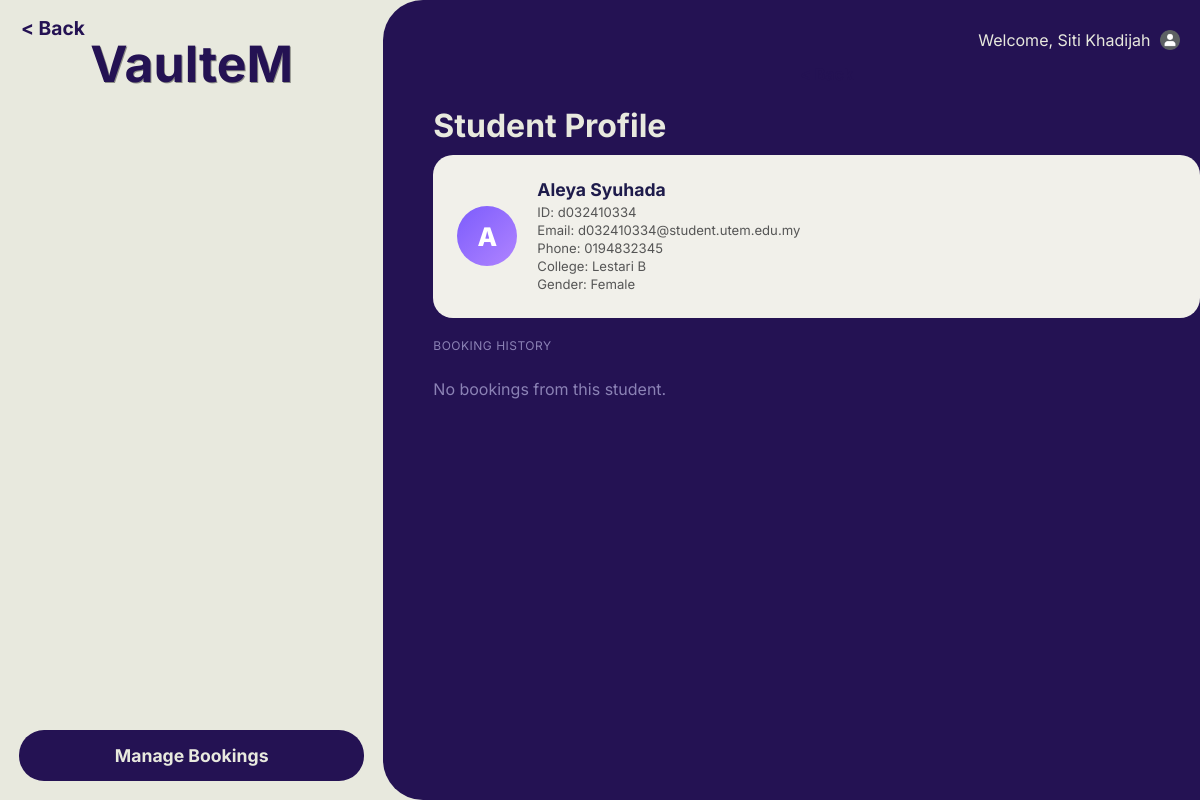
The app's page /staffStudentDetail.php?id=d032410334 (signed in) with its own data.
### tables this page shows
CREATE TABLE `student` (
  `Student_ID` varchar(10) NOT NULL,
  `Student_Name` varchar(100) NOT NULL,
  `Student_Mail` varchar(30) NOT NULL,
  `Student_Password` varchar(100) NOT NULL,
  `Student_PhoneNo` char(15) NOT NULL,
  `Gender` char(1) NOT NULL,
  `Residential_ID` int(100) NOT NULL
);

CREATE TABLE `residential_college` (
  `Residential_ID` int(100) NOT NULL,
  `Residential_Block` varchar(100) NOT NULL,
  `Gender_Type` char(1) NOT NULL
);

### Staffstudentdetail.php (the view, shortened to what this page needs)
<?php
$conn = new mysqli("localhost", "root", "", "utem_accommodation");
$staff_name = $_SESSION['Staff_Name'] ?? 'Staff';
$sid = $conn->real_escape_string($_GET['id'] ?? '');
$stRes = $conn->query("
    SELECT s.*, rc.Residential_Block
    FROM student s
    LEFT JOIN residential_college rc ON s.Residential_ID = rc.Residential_ID
    WHERE s.Student_ID = '$sid'
");
$st = $stRes->fetch_assoc();
$bRes = $conn->query("
    SELECT b.Booking_ID, b.Booking_Status, b.DropOff_Date, b.Pickup_Date,
           b.Booking_Priority,
           COALESCE(SUM(i.Quantity), 0) AS TotalItem,
           COALESCE(SUM(i.Quantity * i.Price), 0) AS TotalFee,
           p.Payment_Status
    FROM booking b
    LEFT JOIN item i ON b.Booking_ID = i.Booking_ID
    LEFT JOIN payment p ON b.Booking_ID = p.Booking_ID
    WHERE b.Student_ID = '$sid'
    GROUP BY b.Booking_ID, b.Booking_Status, b.DropOff_Date, b.Pickup_Date,
             b.Booking_Priority, p.Payment_Status
    ORDER BY b.Booking_ID DESC
");
?>
<!DOCTYPE html>
<html lang="en">
<head>
    <link rel="stylesheet" href="status.css">
    <link rel="stylesheet" href="mobile.css">
</head>
<body>
<div id="wrapper">
    <button class="back" onclick="history.back()">&#60; Back</button>
    <div class="leftcontainer">
        <header>
            <h1 onclick="window.location.href='staffMainStatus.php'" style="cursor:pointer;">VaulteM</h1>
        </header>
        <button type="button" id="booking" onclick="window.location.href='Staffmainstatus.php'">
            Manage Bookings
        </button>
    </div>
    <div class="rightcontainer">
        <div id="userName">
            Welcome,
            <span id="currentName"><?php echo htmlspecialchars($staff_name); ?></span>
            <span id="profileContainer">
                <img id="userImage" src="/image/user.png" width="20px" height="20px" onclick="profileMenu()">
            </span>
        </div>
        <button class="back-btn" onclick="history.back()">&#60; Back</button>
        <h1>Student Profile</h1>
        <div class="profile-card">
            <div class="profile-avatar"><?php echo strtoupper(substr($st['Student_Name'], 0, 1)); ?></div>
            <div class="profile-info">
                <h3><?php echo htmlspecialchars($st['Student_Name']); ?></h3>
                <p>ID: <?php echo htmlspecialchars($st['Student_ID']); ?></p>
                <p>Email: <?php echo htmlspecialchars($st['Student_Mail']); ?></p>
                <p>Phone: <?php echo htmlspecialchars($st['Student_PhoneNo'] ?? 'N/A'); ?></p>
                <p>College: <?php echo htmlspecialchars($st['Residential_Block'] ?? 'N/A'); ?></p>
                <p>Gender: <?php echo $st['Gender'] === 'M' ? 'Male' : ($st['Gender'] === 'F' ? 'Female' : 'N/A'); ?></p>
            </div>
        </div>
        <div class="section-label">Booking History</div>
        <?php if ($bRes && $bRes->num_rows > 0):
            while ($row = $bRes->fetch_assoc()):
                $bstat  = strtolower($row['Booking_Status']);
                $isPrio = $row['Booking_Priority'] === 'Y';
                $isPaid = in_array(strtolower($row['Payment_Status'] ?? ''), ['y','paid']);
        ?>
        <div class="booking-row">
            <span class="bid">#<?php echo $row['Booking_ID']; ?></span>
            <?php if ($isPrio): ?><span class="priority-badge">EMERGENCY</span><?php endif; ?>
            <span class="status-text status-<?php echo $bstat; ?>"><?php echo htmlspecialchars($row['Booking_Status']); ?></span>
            <span class="binfo">
                Drop-off: <?php echo $row['DropOff_Date']; ?> · Pick-up: <?php echo $row['Pickup_Date']; ?>
                · Items: <?php echo $row['TotalItem']; ?>
                · <?php echo $isPaid ? '✓ Paid' : 'Unpaid'; ?>
            </span>
            <span class="bfee">RM <?php echo number_format((float)$row['TotalFee'], 2); ?></span>
            <a class="view-btn" href="staffBookingDetail.php?id=<?php echo $row['Booking_ID']; ?>">View →</a>
        </div>
        <?php endwhile;
        else: ?>
            <p style="color:#8b82b5;">No bookings from this student.</p>
        <?php endif; ?>
    </div>
</div>
</body>
</html>

### status.css (style rules this page uses)
* { font-family: 'Inter', sans-serif; box-sizing: border-box; }
header h1 { color: #241253; font-size: 50px; text-align: center; margin-bottom: 0px; padding: 0; text-shadow: 1px 1.2px 0px rgba(0, 0, 0, 0.395); }
#userName { text-align: right; margin-top: 20px; margin-right: 20px; }
#userImage { vertical-align: middle; margin-left: 10px; margin-top: -3px; }
#profileContainer { position: relative; display: inline-block; }
body { background-color: #E8E9DE; margin: 0px; }
.back { position: absolute; border-style: none; background-color: #E8E9DE; font-size: 1.2rem; font-weight: bold; color: #241253; margin: 15px; }
p { font-weight: normal; }
#wrapper { display: flex; height: 100vh; width: 100vw; overflow: hidden; }
.leftcontainer { flex: 1; gap: 0px; background-color: #E8E9DE; display: flex; flex-direction: column; justify-content: center; align-items: center; text-align: center; }
h1 { margin-bottom: 10px; }
.rightcontainer { flex: 2; background-color: #241253; color: #E8E9DE; border-top-left-radius: 40px; border-bottom-left-radius: 40px; padding-top: 10px; padding-left: 50px; display: flex; flex-direction: column; animation: slideLeft 1.0s ease-in-out forwards; height: 100vh; overflow-y: auto; padding-bottom: 40px; }
#booking { width: 90%; background-color: #241253; border: 20px; margin-top: auto; margin-bottom: 5%; padding: 15px 15px; font-size: 1.1rem; border-radius: 25px; font-weight: bold; color: #E8E9DE; }

### Staffstudentdetail.php (style rules this page uses)
.back-btn { background: none; border: none; color: #241253; font-size: 1rem; font-weight: bold; cursor: pointer; padding: 14px 0 0 20px; display: block; }
.profile-card { background: #f1f0ea; color: #1e1b4b; border-radius: 20px; padding: 24px; margin-bottom: 20px; display: flex; align-items: center; gap: 20px; flex-wrap: wrap; }
.profile-avatar { width: 60px; height: 60px; background: linear-gradient(135deg, #7c5cfc, #b084ff); border-radius: 50%; display: flex; align-items: center; justify-content: center; font-size: 1.6rem; font-weight: 800; color: #fff; flex-shrink: 0; }
.profile-info h3 { margin: 0 0 4px; font-size: 1.1rem; }
.profile-info p { margin: 2px 0; font-size: 0.82rem; color: #555; }
.section-label { font-size: 0.75rem; color: #8b82b5; text-transform: uppercase; letter-spacing: 0.5px; margin-bottom: 10px; }
#profileContainer { position: relative; display: inline-block; cursor: pointer; }
#userImage { vertical-align: middle; margin-left: 5px; }

### records on screen
student: Student_Name "A", Student_Name "Aleya Syuhada", Student_ID "d032410334", Student_Mail "d032410334@student.utem.edu.my", Student_PhoneNo "0194832345", Residential_ID.Residential_Block "Lestari B"

### other values on screen
$staff_name "Siti Khadijah"
